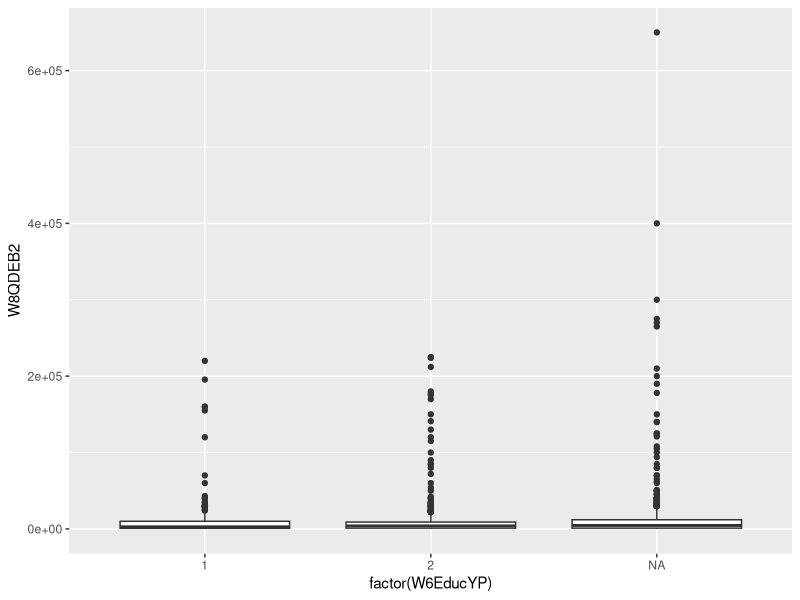

Recreate this plot in R.
## ---- chunk 1
rm(list=ls())
library(arm)
library(ggplot2)
library(dplyr)
library(tidyr)
library(gridExtra)
## ---- chunk 2
data<-read.csv("../data/W8QDEB2.csv",header = TRUE, stringsAsFactors=TRUE)
head(data)
summary(data)
dim(data)
## ---- chunk 3
percentages <- c()
for (col in names(data)) {
    column <- data[[col]]
    count <- sum(column >= -999 & column <= -1)
    total_values <- length(column)
    percentage <- (count / total_values) * 100
    percentages <- c(percentages, percentage)
}

missing <- data.frame(Column = names(data), Percentage = percentages)
missing
## ---- chunk 4
new.data <- subset(data, W1wrk1aMP>-1 &
                         W1condur5MP>-1 &
                         W1hea2MP>-1&
                         W1NoldBroHS>-1&
                         W1InCarHH>-1&
                         W1hous12HH>-1&
                         W1usevcHH>-1&
                         W1hiqualmum>-1&
                         W1wrkfullmum>-1&
                         W1empsmum>-1&
                         W1marstatmum>-1&
                         W1depkids>-1&
                         W1famtyp2>-1&
                         W1nssecfam>-1&
                         W1ethgrpYP>-1&
                         W1heposs9YP>-1&			
                         W1hwndayYP>-1&			
                         W1truantYP>-1&			
                         W1alceverYP>-1&		
                         W1bulrc>-1&		
                         W1disabYP>-1&		
                         W2disc1YP>-1&			
                         W2depressYP>-1&
                         W4CannTryYP>-1&			
                         W4NamesYP>-1&			
                         W4RacismYP>-1&			
                         W4empsYP>-1&			
                         W5JobYP>-1&			
                         W5EducYP>-1&			
                         W5Apprent1YP>-1&
                         W6JobYP>-1&			
                         W6UnivYP>-1&
                         W6OwnchiDV>-1&
                         W8DMARSTAT>-1&			
                         W8TENURE
                         )
dim(new.data)
## ---- chunk 5
#change all the negative values to NA
new.data <- new.data %>%
  mutate(across(everything(), ~replace(., . < 0, NA)))
## ---- chunk 6
add_missing_level <- function(x) {
  if(any(is.na(x))) { #whether there are missing values
    x <- factor(x, levels = c(levels(x), "missing")) #create new level
    x[is.na(x)] <- "missing" #replace NA with new level
  }
  return(x)
}

new.data <- new.data %>%
  mutate(across(where(is.factor), ~add_missing_level(.)))
## ---- chunk 7
colSums(is.na(new.data))
## ---- chunk 8
W6EducYP <- ggplot(data=new.data, aes(x=factor(W6EducYP), y=W8QDEB2)) + geom_boxplot()
W6EducYP
## ---- chunk 9
write.csv(new.data, file = "W8QDEB2_cleaned.csv")
